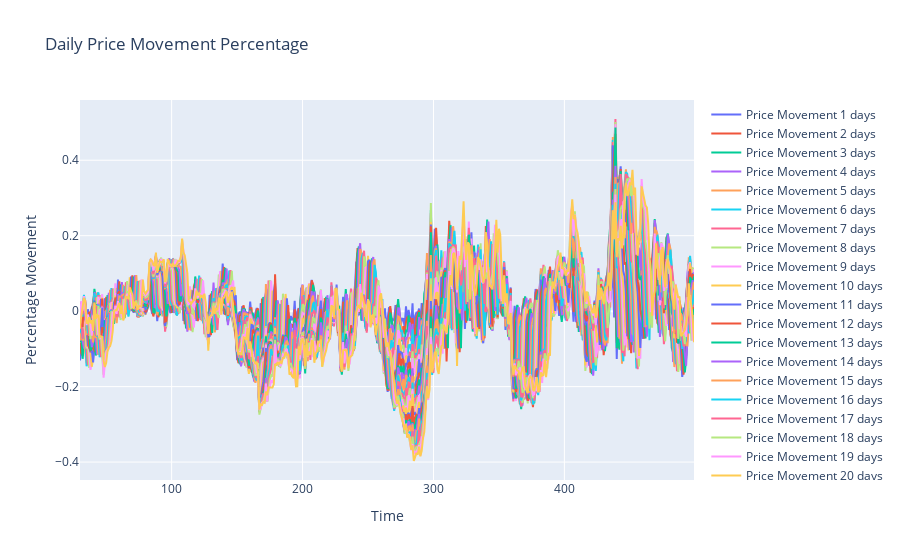
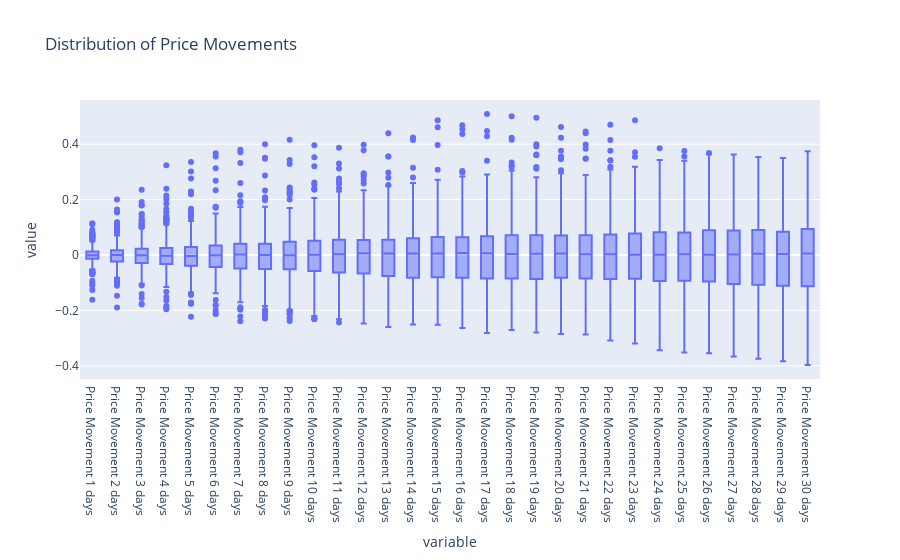

These figures' notebook cell, in order:
### Code cell
# 1. Visualizing Price Movements Using Line Plot
fig_line = go.Figure()

# Create a line for each column
for col in df_price_movements.columns:
    fig_line.add_trace(go.Scatter(x=df_price_movements.index, y=df_price_movements[col], mode='lines', name=col))

# Update layout
fig_line.update_layout(
    title="Daily Price Movement Percentage",
    xaxis_title="Time",
    yaxis_title="Percentage Movement",
    template='plotly'
)

# Show the line plot
fig_line.show()

# 2. Visualizing the Distribution with Box Plot
fig_box = px.box(df_price_movements, title="Distribution of Price Movements")

# Show the box plot
fig_box.show()

### Figure 1 — Plotly figure (JSON) as saved in the notebook; plotly's stock layout.template omitted (floating-point values rounded to 4 significant figures; data arrays with more than 128 entries replaced by an {"elided": "..."} marker saying what was removed)
{"data": [{"mode": "lines", "name": "Price Movement 1 days", "type": "scatter", "x": {"elided": "470 int values"}, "y": {"elided": "470 float values"}}, {"mode": "lines", "name": "Price Movement 2 days", "type": "scatter", "x": {"elided": "470 int values"}, "y": {"elided": "470 float values"}}, {"mode": "lines", "name": "Price Movement 3 days", "type": "scatter", "x": {"elided": "470 int values"}, "y": {"elided": "470 float values"}}, {"mode": "lines", "name": "Price Movement 4 days", "type": "scatter", "x": {"elided": "470 int values"}, "y": {"elided": "470 float values"}}, {"mode": "lines", "name": "Price Movement 5 days", "type": "scatter", "x": {"elided": "470 int values"}, "y": {"elided": "470 float values"}}, {"mode": "lines", "name": "Price Movement 6 days", "type": "scatter", "x": {"elided": "470 int values"}, "y": {"elided": "470 float values"}}, {"mode": "lines", "name": "Price Movement 7 days", "type": "scatter", "x": {"elided": "470 int values"}, "y": {"elided": "470 float values"}}, {"mode": "lines", "name": "Price Movement 8 days", "type": "scatter", "x": {"elided": "470 int values"}, "y": {"elided": "470 float values"}}, {"mode": "lines", "name": "Price Movement 9 days", "type": "scatter", "x": {"elided": "470 int values"}, "y": {"elided": "470 float values"}}, {"mode": "lines", "name": "Price Movement 10 days", "type": "scatter", "x": {"elided": "470 int values"}, "y": {"elided": "470 float values"}}, {"mode": "lines", "name": "Price Movement 11 days", "type": "scatter", "x": {"elided": "470 int values"}, "y": {"elided": "470 float values"}}, {"mode": "lines", "name": "Price Movement 12 days", "type": "scatter", "x": {"elided": "470 int values"}, "y": {"elided": "470 float values"}}, {"mode": "lines", "name": "Price Movement 13 days", "type": "scatter", "x": {"elided": "470 int values"}, "y": {"elided": "470 float values"}}, {"mode": "lines", "name": "Price Movement 14 days", "type": "scatter", "x": {"elided": "470 int values"}, "y": {"elided": "470 float values"}}, {"mode": "lines", "name": "Price Movement 15 days", "type": "scatter", "x": {"elided": "470 int values"}, "y": {"elided": "470 float values"}}, {"mode": "lines", "name": "Price Movement 16 days", "type": "scatter", "x": {"elided": "470 int values"}, "y": {"elided": "470 float values"}}, {"mode": "lines", "name": "Price Movement 17 days", "type": "scatter", "x": {"elided": "470 int values"}, "y": {"elided": "470 float values"}}, {"mode": "lines", "name": "Price Movement 18 days", "type": "scatter", "x": {"elided": "470 int values"}, "y": {"elided": "470 float values"}}, {"mode": "lines", "name": "Price Movement 19 days", "type": "scatter", "x": {"elided": "470 int values"}, "y": {"elided": "470 float values"}}, {"mode": "lines", "name": "Price Movement 20 days", "type": "scatter", "x": {"elided": "470 int values"}, "y": {"elided": "470 float values"}}, {"mode": "lines", "name": "Price Movement 21 days", "type": "scatter", "x": {"elided": "470 int values"}, "y": {"elided": "470 float values"}}, {"mode": "lines", "name": "Price Movement 22 days", "type": "scatter", "x": {"elided": "470 int values"}, "y": {"elided": "470 float values"}}, {"mode": "lines", "name": "Price Movement 23 days", "type": "scatter", "x": {"elided": "470 int values"}, "y": {"elided": "470 float values"}}, {"mode": "lines", "name": "Price Movement 24 days", "type": "scatter", "x": {"elided": "470 int values"}, "y": {"elided": "470 float values"}}, {"mode": "lines", "name": "Price Movement 25 days", "type": "scatter", "x": {"elided": "470 int values"}, "y": {"elided": "470 float values"}}, {"mode": "lines", "name": "Price Movement 26 days", "type": "scatter", "x": {"elided": "470 int values"}, "y": {"elided": "470 float values"}}, {"mode": "lines", "name": "Price Movement 27 days", "type": "scatter", "x": {"elided": "470 int values"}, "y": {"elided": "470 float values"}}, {"mode": "lines", "name": "Price Movement 28 days", "type": "scatter", "x": {"elided": "470 int values"}, "y": {"elided": "470 float values"}}, {"mode": "lines", "name": "Price Movement 29 days", "type": "scatter", "x": {"elided": "470 int values"}, "y": {"elided": "470 float values"}}, {"mode": "lines", "name": "Price Movement 30 days", "type": "scatter", "x": {"elided": "470 int values"}, "y": {"elided": "470 float values"}}], "layout": {"title": {"text": "Daily Price Movement Percentage"}, "xaxis": {"title": {"text": "Time"}}, "yaxis": {"title": {"text": "Percentage Movement"}}}}

### Figure 2 — Plotly figure (JSON) as saved in the notebook; plotly's stock layout.template omitted (floating-point values rounded to 4 significant figures; data arrays with more than 128 entries replaced by an {"elided": "..."} marker saying what was removed)
{"data": [{"alignmentgroup": "True", "hovertemplate": "variable=%{x}<br>value=%{y}<extra></extra>", "legendgroup": "", "marker": {"color": "#636efa"}, "name": "", "notched": false, "offsetgroup": "", "orientation": "v", "showlegend": false, "type": "box", "x": {"elided": "14100 str values"}, "x0": " ", "xaxis": "x", "y": {"elided": "14100 float values"}, "y0": " ", "yaxis": "y"}], "layout": {"boxmode": "group", "legend": {"tracegroupgap": 0}, "title": {"text": "Distribution of Price Movements"}, "xaxis": {"anchor": "y", "domain": [0, 1], "title": {"text": "variable"}}, "yaxis": {"anchor": "x", "domain": [0, 1], "title": {"text": "value"}}}}
